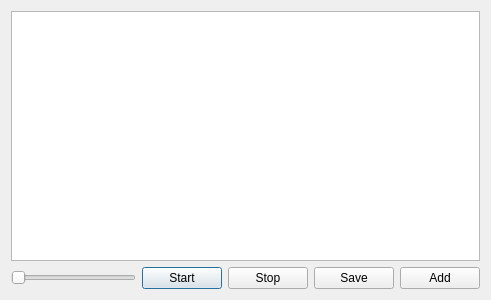
<?xml version="1.0" encoding="UTF-8"?>
<ui version="4.0">
 <class>Grid</class>
 <widget class="QDialog" name="Grid">
  <property name="geometry">
   <rect>
    <x>0</x>
    <y>0</y>
    <width>491</width>
    <height>300</height>
   </rect>
  </property>
  <property name="windowTitle">
   <string>Grid</string>
  </property>
  <layout class="QGridLayout" name="gridLayout">
   <item row="1" column="0">
    <widget class="QSlider" name="horizontalSlider">
     <property name="orientation">
      <enum>Qt::Horizontal</enum>
     </property>
    </widget>
   </item>
   <item row="1" column="1">
    <widget class="QPushButton" name="pushButton">
     <property name="text">
      <string>Start</string>
     </property>
    </widget>
   </item>
   <item row="1" column="2">
    <widget class="QPushButton" name="pushButton_2">
     <property name="text">
      <string>Stop</string>
     </property>
    </widget>
   </item>
   <item row="1" column="3">
    <widget class="QPushButton" name="pushButton_3">
     <property name="text">
      <string>Save</string>
     </property>
    </widget>
   </item>
   <item row="1" column="4">
    <widget class="QPushButton" name="pushButton_4">
     <property name="text">
      <string>Add</string>
     </property>
    </widget>
   </item>
   <item row="0" column="0" colspan="5">
    <widget class="QGraphicsView" name="graphicsView"/>
   </item>
  </layout>
 </widget>
 <layoutdefault spacing="6" margin="11"/>
 <resources/>
 <connections/>
</ui>
